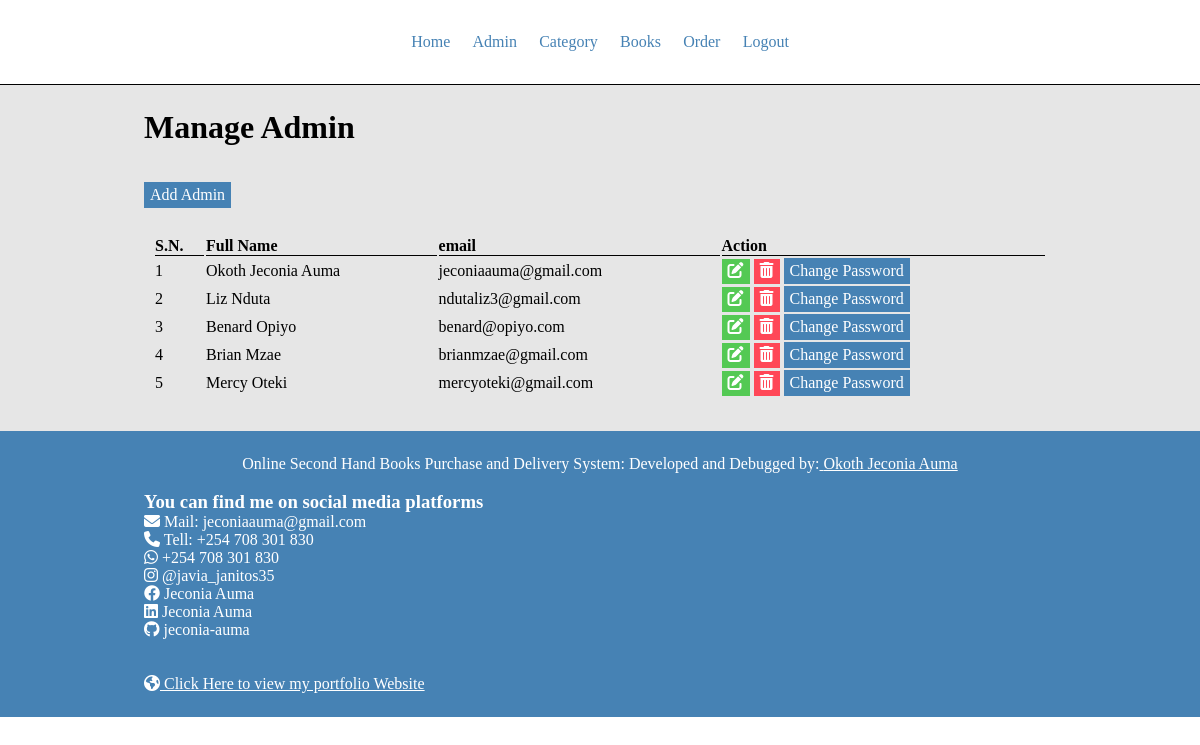
The page /admin/manage-admin.php (signed in) on the database its author committed.
### tables this page shows
CREATE TABLE `users` (
  `id` int(11) NOT NULL,
  `full_name` varchar(100) NOT NULL,
  `national_id` int(11) NOT NULL,
  `mobile` int(11) DEFAULT NULL,
  `email` varchar(100) NOT NULL,
  `password` varchar(255) NOT NULL,
  `user_type` varchar(10) NOT NULL
);

### admin/manage-admin.php (the view, shortened to what this page needs)
<?php include('partials/menu.php'); ?>
<div class="container">
    <div class="wrapper">
        <h1>Manage Admin</h1>
        <br><br>
        <a href="<?php echo SITEURL.'admin/add-admin.php'; ?>" class="btn-primary">Add Admin</a>
        <br><br>
        <table class="tbl-100">
            <th>S.N.</th>
            <th>Full Name</th>
            <th>email</th>
            <th>Action</th>
            <?php
                $sql = "SELECT * FROM users";
                $res = mysqli_query($conn, $sql);
                if($res == TRUE){
                    $count = mysqli_num_rows($res);
                    if($count > 0){
                        $sn = 1;
                        while($row = mysqli_fetch_assoc($res)){
                            $id = $row['id'];
                            $full_name = $row['full_name'];
                            $email = $row['email'];
                            ?>
                            <tr>
                                <td><?php echo $sn++;?></td>
                                <td><?php echo $full_name; ?></td>
                                <td><?php echo $email;?></td>
                                <td>
                                    <a href="<?php echo SITEURL.'admin/update-admin.php?id='.$id; ?>" class="btn-secondary"><i class="fa-solid fa-pen-to-square" title="update"></i></a>
                                    <a href="<?php echo SITEURL.'admin/delete-admin.php?id='.$id; ?>" class="btn-danger"><i class="fa-solid fa-trash-can" title="delete"></i></a>
                                    <a href="<?php echo SITEURL.'admin/change-password.php?id='.$id; ?>" class="btn-primary">Change Password</a>
                                </td>
                            </tr>
                            <?php
                        }
                    }
                }
            ?>
        </table>
    </div>
</div>
<?php include('partials/footer.php'); ?>

### admin/partials/menu.php (shortened to what this page needs)
<!DOCTYPE html>
<html lang="en">
<head>
    <link rel="stylesheet" href="../css/admin.css">
    <link rel="stylesheet" href="../fonts/css/all.css">
</head>
<body>
    <div class="menu">
        <div class="wrapper">
            <ul class="text-center">
                <li><a href="index.php">Home</a></li>
                <li><a href="manage-admin.php">Admin</a></li>
                <li><a href="manage-category.php">Category</a></li>
                <li><a href="manage-books.php">Books</a></li>
                <li><a href="manage-orders.php">Order</a></li>
                <li><a href="admin-logout.php">Logout</a></li>
            </ul>
        </div>
    </div>

### admin/partials/footer.php
<div class="footer">
        <div class="wrapper">
            <p class="text-center">Online Second Hand Books Purchase and Delivery System: Developed and Debugged by:<a href="../developer_details/cv/index.html"> Okoth Jeconia Auma</a></p>
            <br>
            <h3>You can find me on social media platforms</h3>
            <a href="mailto: jeconiaauma@gmail.com" class="blocker"><i class="fa-solid fa-envelope"></i> Mail: jeconiaauma@gmail.com</a>
            <a href="tel: +254708301830" class="blocker"><i class="fa-solid fa-phone"></i> Tell: +254 708 301 830</a>
            <a href="https://wa.me/+254708301830" class="blocker"><i class="fa-brands fa-whatsapp"></i> +254 708 301 830</a>
            <a href="https://www.instagram.com/javia_janitos35/" class="blocker"><i class="fa-brands fa-instagram"></i> @javia_janitos35</a>
            <a href="https://www.facebook.com/profile.php?id=100077567292588" class="blocker"><i class="fa-brands fa-facebook"></i> Jeconia Auma</a>
            <a href="https://www.linkedin.com/in/jeconia-auma" class="blocker"><i class="fa-brands fa-linkedin"></i> Jeconia Auma</a>
            <a href="https://github.com/jeconia-auma" class="blocker"><i class="fa-brands fa-github"></i> jeconia-auma</a>
            <br><br>
            <a href="../developer_details/cv/index.html"><i class="fa-solid fa-earth"></i> Click Here to view my portfolio Website</a>
        </div>
    </div>
</body>
</html>

### css/admin.css (style rules this page uses)
* { padding: 0; margin: 0; box-sizing: border-box; font-size: serif; }
.container { width: 100vw; }
.menu { color: steelblue; border-bottom: 1px solid #000; }
.menu .wrapper ul { list-style: none; }
.menu .wrapper ul li { display: inline-block; margin: 1% 1%; }
.menu .wrapper ul li a:link, .menu .wrapper ul li a:visited { text-decoration: none; color: steelblue; }
.footer { background-color: steelblue; color: white; }
.footer .wrapper a:link,.footer .wrapper a:visited { color: #fff; }
.footer .blocker { display: block; text-decoration: none; }
.container { background-color: rgb(230, 230, 230); }
.wrapper { width: 80%; padding: 2%; margin: 0 auto; }
.text-center { text-align: center; }
.btn-secondary { padding: 1% 6px; background-color: rgb(84, 201, 84); text-decoration: none; color: #fff; display: inline-block; }
.btn-danger { padding: 1% 6px; background-color: #ff4757; text-decoration: none; color: #fff; display: inline-block; }
.btn-primary { padding: 4px 6px; background-color: steelblue; text-decoration: none; color: #fff; display: inline-block; }
.tbl-100 { width: 100%; padding: 1%; }
.tbl-100 th { text-align: left; border-bottom: 1px solid #000; }

### rows shown on the page
users: full_name "Okoth Jeconia Auma", email "jeconiaauma@gmail.com"
users: full_name "Liz Nduta", email "ndutaliz3@gmail.com"
users: full_name "Benard Opiyo", email "benard@opiyo.com"
users: full_name "Brian Mzae", email "brianmzae@gmail.com"
users: full_name "Mercy Oteki", email "mercyoteki@gmail.com"
